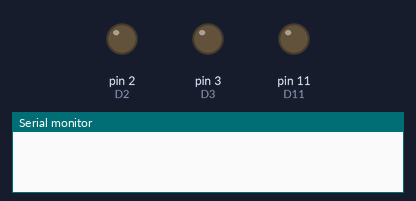
Recording of a sketch running on a simulated Arduino Uno, built with avr-gcc and run on an emulated ATmega328P. Parts: output pins drawn as LEDs (lit = HIGH), the last lines printed to the serial monitor. Pins used as bus, display or sensor lines are not drawn.

Above: at 0.2 s.
At 1.7 s:
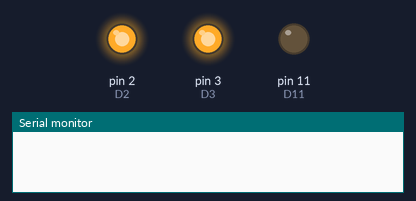
At 2.7 s:
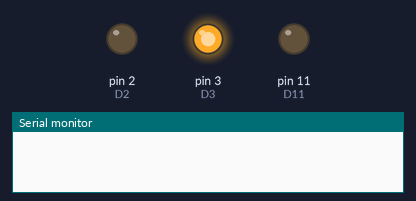
At 8.5 s:
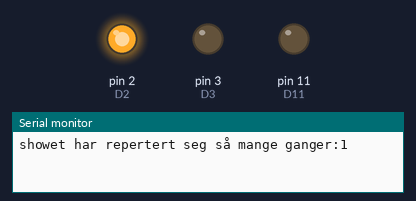
Timing chart, 0 to 10.1 s (numbered marks = the images above):
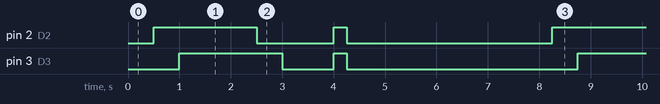

The sketch:

led_lys..vet_ikke_om_den_virker.ino
```cpp
// det er bygd på C++ code
//
const int D1 = 1;
const int D2 = 2;
const int D3 = 3;
const int D4 = 4;
const int pushButton = 0;

const int D11 = 11;

int buttonState = 0;
int loopCounter = 0;


void slidePaa()
{
  digitalWrite(1, HIGH);
  delay(500);
  digitalWrite(D2, HIGH);
  delay(500);
  digitalWrite(D3, HIGH);
  delay(500); // Wait for 1000 millisecond(s)
  digitalWrite(D4, HIGH);
  delay(500);

}
void slideAv ()
{
 digitalWrite(D1, LOW);
 delay(500);
 digitalWrite(D2, LOW);
 delay(500);
 digitalWrite(D3, LOW);
 delay(500); // Wait for 1000 millisecond(s)
 digitalWrite(D4, LOW);
}
void ferdigLoop()
{
  delay(500);
  digitalWrite(D1, HIGH);
  digitalWrite(D2, HIGH);
  digitalWrite(D3, HIGH);
  digitalWrite(D4, HIGH);
  delay(250);
  digitalWrite(D1, LOW);
  digitalWrite(D2, LOW);
  digitalWrite(D3, LOW);
  digitalWrite(D4, LOW);
  delay(500);
  Serial.print("showet har repertert seg så mange ganger:");
  Serial.println(loopCounter);
}

void setup()
{
  Serial.begin(9600);
  pinMode(D11, OUTPUT);
  pinMode(D1, OUTPUT);
  pinMode(D2, OUTPUT);
  pinMode(D3, OUTPUT);
  pinMode(D4, OUTPUT);
  pinMode(pushButton, INPUT);
}

void loop()
{
  buttonState = digitalRead(pushButton); //kjekker om knappen er klikket
  if(buttonState == HIGH) {
	digitalWrite(D11, HIGH);
  }
  else
  {
    digitalWrite(D11, LOW);
  }
  slidePaa();
  slideAv();
  loopCounter++;
  ferdigLoop();

  delay(3000);
}
```

Measured:
- by itself, pin 2 (D2): repeats every 7.8 s: LOW 1.5 s, HIGH 0.25 s, LOW 4.0 s, HIGH 2.0 s
- by itself, pin 3 (D3): repeats every 7.8 s: LOW 1.0 s, HIGH 0.25 s, LOW 4.5 s, HIGH 2.0 s
- by itself, everything shown: repeats every 7.8 s, in 6 steps
